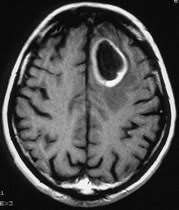
#> input picture Bolum1/tumor.jpg, 179 x 210 px
$ python tumorodev.py
#> lines starting #> are read from the running program, lines starting #| are printed output that depends on the picture; after the words box and inside, x2 and y2 are one past the last pixel; in counts of white or black regions, pixels touching at a corner belong together
import cv2
#Goruntuyu ac
image = cv2.imread("tumor.jpg")
#> image is the input picture: shape (210, 179, 3); min 0, max 255, mean 77
cv2.imshow("Orijinal",image)

#Grayscale'e cevir
gray = cv2.cvtColor(image, cv2.COLOR_BGR2GRAY)

#Canny kenar tespiti
edged = cv2.Canny(gray, 30, 40)
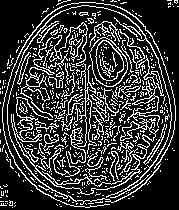
#> edged: shape (210, 179); 22.2% white in thin lines or dots
cv2.imshow("Canny Kenar Tespiti",edged)

#Kontur bulma
contours, hierarchy = cv2.findContours(edged, cv2.RETR_EXTERNAL, cv2.CHAIN_APPROX_NONE)
#> contours = 495 contours, 477 with area under 20; largest, box (x1, y1, x2, y2) and area: (89, 37, 128, 87) 1321, (11, 97, 159, 195) 446, (20, 22, 97, 164) 440, (7, 5, 172, 205) 236, (119, 29, 164, 128) 231
cv2.imshow("Kontur Sonrasi Kenarlar",edged)
print("Bulunan kontur sayisi: " + str(len(contours)))
#| Bulunan kontur sayisi: 495

#Konturlarin cizimi

cv2.drawContours(image, contours, -1, (0,0,255),3)
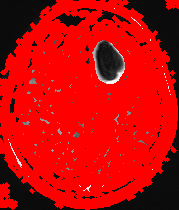
#> image: shape (210, 179, 3); mean B, G, R 6.9, 6.9, 195.4
cv2.imshow("Konturlar",image)
cv2.waitKey(0)
cv2.destroyAllWindows()

$ run again, with Bolum1/cicek.jpg copied over Bolum1/tumor.jpg
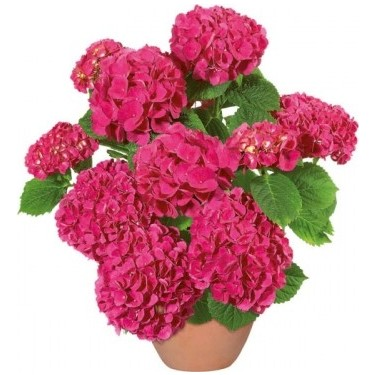
#> input picture Bolum1/cicek.jpg, 375 x 375 px
#> image is the input picture: shape (375, 375, 3); mean B, G, R 162.8, 154.3, 209.7
#> `edged = cv2.Canny(gray, 30, 40)`:
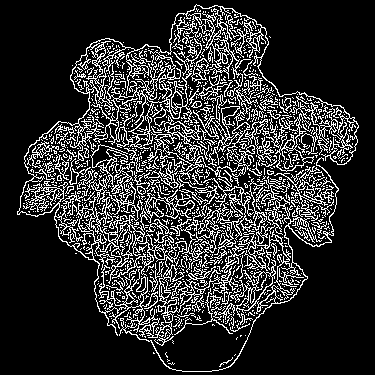
#> edged: shape (375, 375); 18.4% white in thin lines or dots, all inside (x1, y1, x2, y2) = (17, 4, 359, 372)
#> contours = 1014 contours, 973 with area under 20; largest, box (x1, y1, x2, y2) and area: (17, 4, 359, 372) 11240, (147, 106, 262, 187) 1211, (266, 113, 314, 172) 714, (199, 8, 251, 97) 500, (140, 189, 195, 230) 348
#| Bulunan kontur sayisi: 1014
#> `cv2.drawContours(image, contours, -1, (0,0,255),3)`:
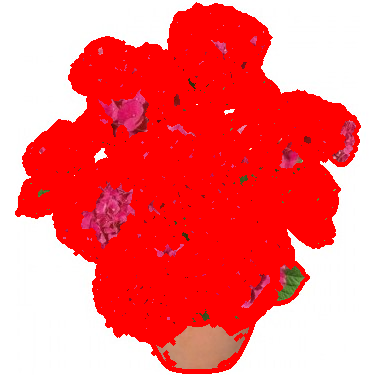
#> image: shape (375, 375, 3); mean B, G, R 117.5, 116.7, 250.3
